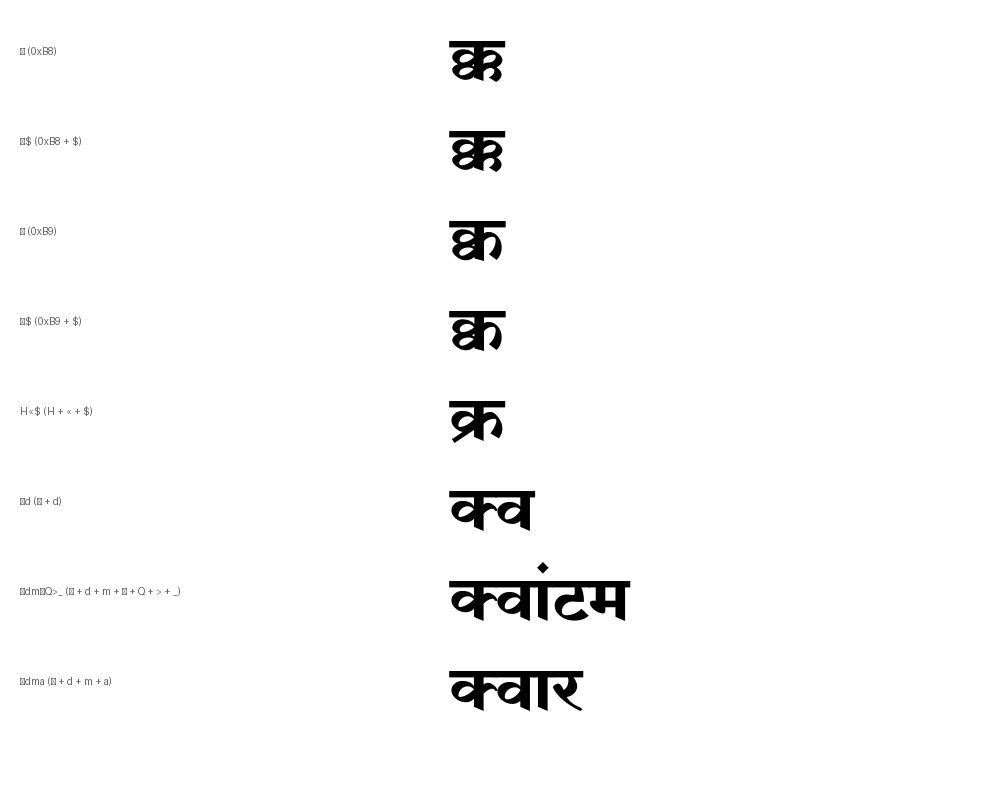

This chart was generated by the following Python code:
from PIL import Image, ImageDraw, ImageFont

font_path = "/home/samuelvictor/Downloads/Shreelipi_4642.TTF"
font = ImageFont.truetype(font_path, 80)
font_label = ImageFont.load_default()

items = [
    ("¸ (0xB8)", "¸"),
    ("¸$ (0xB8 + $)", "¸$"),
    ("¹ (0xB9)", "¹"),
    ("¹$ (0xB9 + $)", "¹$"),
    ("H«$ (H + « + $)", "H«$"),
    ("Šd (Š + d)", "Šd"),
    ("Šdm§Q>_ (Š + d + m + § + Q + > + _)", "Šdm§Q>_"),
    ("Šdma (Š + d + m + a)", "Šdma"),
]

img = Image.new('RGB', (1000, len(items)*100), color=(255, 255, 255))
draw = ImageDraw.Draw(img)

y = 20
for label, txt in items:
    draw.text((20, y+25), label, fill=(100, 100, 100))
    draw.text((450, y), txt, font=font, fill=(0, 0, 0))
    y += 90

img.save('scratch/test_kka_kra_kva.png')
print('Saved scratch/test_kka_kra_kva.png')
